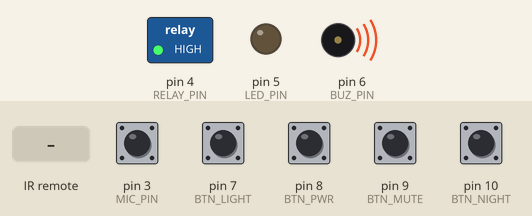
Bench run of a sketch on a simulated Arduino Uno, built with avr-gcc and run on an emulated ATmega328P. Parts: switched loads named in the sketch (green lamp = pin HIGH), output pins drawn as LEDs (lit = HIGH), buzzer (waves = sounding). The test bench sets the inputs (shaded band); at power-on: pin 3 (MIC_PIN), pin 7 (BTN_LIGHT), pin 8 (BTN_PWR), pin 9 (BTN_MUTE), pin 10 (BTN_NIGHT) HIGH. What the sketch prints to the serial monitor is not drawn.

Above: at 0.75 s.
1.3 s: pin 9 (BTN_MUTE) pulled LOW for 0.15 s
4.3 s: infrared code 0x16 received
At 5.8 s:
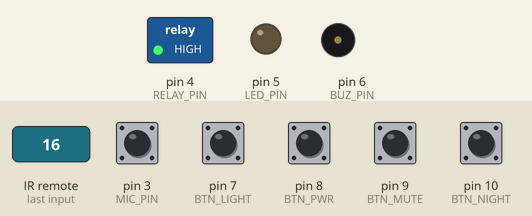
7.3 s: pin 7 (BTN_LIGHT) pulled LOW for 0.15 s
At 8.6 s:
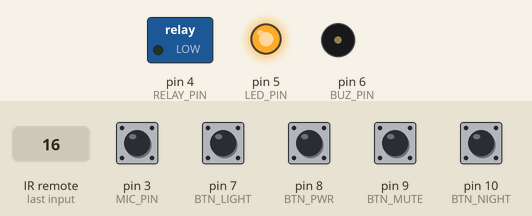
10.4 s: pin 8 (BTN_PWR) pulled LOW for 0.15 s
At 10.81 s:
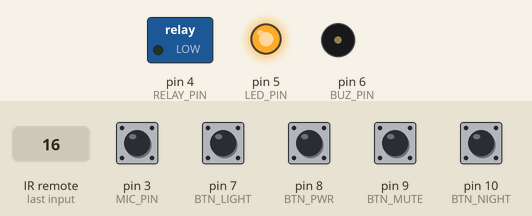
13.5 s: infrared code 0x09 received
At 14.1 s:
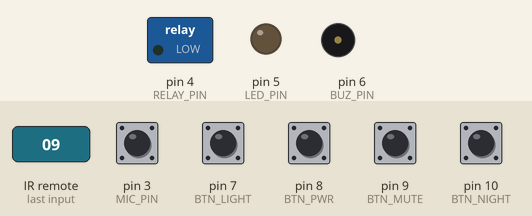
15.1 s: pin 9 (BTN_MUTE) pulled LOW for 1 s
At 16.3 s:
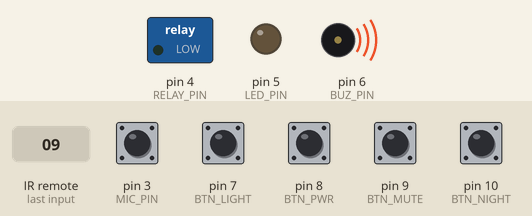
Timing chart, 0 to 20.1 s (numbered marks = the images above; inputs shaded):
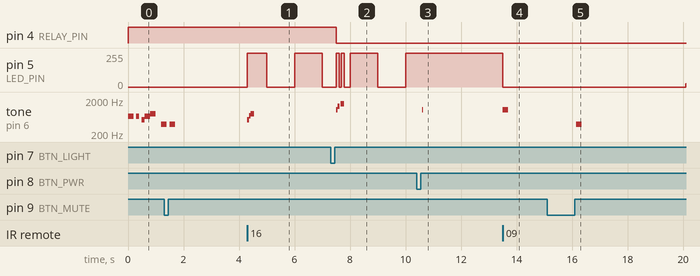

The sketch:

light_v3_reference.ino
```cpp
#include <avr/wdt.h>

// IRremote на таймере 1, иначе конфликт с tone()
#define IR_USE_AVR_TIMER1
#include <IRremote.hpp>

#define DEBUG 1
#define USE_WDT 1
#define RELAY_LOW 1
#define BAUD 115200

// пины
#define IR_PIN 2
#define MIC_PIN 3
#define RELAY_PIN 4
#define LED_PIN 5
#define BUZ_PIN 6
#define BTN_LIGHT 7
#define BTN_PWR 8
#define BTN_MUTE 9
#define BTN_NIGHT 10

// тайминги
#define IR_DB 250
#define CLAP_DB 250
#define CLAP_WIN 700
#define RELAY_PROT 500
#define BTN_DB 50
#define DBL_CLICK 350

// пульт
#define IR_MUTE 0x09
#define IR_L_ON 0x15
#define IR_L_OFF 0x07

#define IR_1M 0x16
#define IR_5M 0x19
#define IR_10M 0x0D
#define IR_15M 0x0C
#define IR_20M 0x18
#define IR_30M 0x5E
#define IR_1H 0x08
#define IR_2H 0x5A
#define IR_3H 0x42
#define IR_4H 0x52
#define IR_5H 0x1C
#define IR_8H 0x4A

// частоты
#define REST 0
#define C5 523
#define D5 587
#define E5 659
#define F5 698
#define G4 392
#define G5 784
#define A5 880
#define C6 1047
#define E6 1319
#define G6 1568

struct Note {
    uint16_t freq;
    uint16_t dur;
};

// звуки
const Note snd_mario[] PROGMEM = {
    {E5, 100}, {E5, 100}, {REST, 100}, {E5, 100},
    {REST, 100}, {C5, 100}, {E5, 200},
    {G5, 200}, {REST, 200}, {G4, 200}
};

const Note snd_l_on[] PROGMEM = { {C6, 60}, {E6, 60}, {REST, 40}, {G6, 120} };
const Note snd_l_off[] PROGMEM = { {A5, 60}, {C6, 60}, {REST, 40}, {E6, 120} };
const Note snd_m_on[] PROGMEM = { {G4, 200} };
const Note snd_m_off[] PROGMEM = { {C6, 200} };
const Note snd_timer[] PROGMEM = { {C5, 60}, {F5, 60}, {G5, 120} };
const Note snd_click[] PROGMEM = { {C6, 40} };

// эффекты
enum Fx {
    FX_NONE = 0,
    FX_FLASH,
    FX_DBL,
    FX_FADE
};

struct Btn {
    uint8_t pin;
    bool last_raw;
    bool pressed;
    uint32_t db_time;
    uint8_t clicks;
    uint32_t rel_time;
};

struct State {
    bool pwr;
    bool muted;
    bool night;
    bool light;
    bool timer_act;
    bool playing;

    uint32_t t_dur;
    uint32_t t_start;

    uint32_t last_clap;
    uint32_t first_clap;
    uint32_t r_click_time;
    bool wait_clap2;
    bool mic_last;

    uint32_t last_ir;

    const Note* mel;
    uint16_t m_len;
    uint16_t m_idx;
    uint32_t n_start;

    Fx fx;
    uint32_t fx_start;
};

State st;

// кнопки
Btn btn_pwr = {BTN_PWR, HIGH, false, 0, 0, 0};
Btn btn_light = {BTN_LIGHT, HIGH, false, 0, 0, 0};
Btn btn_mute = {BTN_MUTE, HIGH, false, 0, 0, 0};
Btn btn_night = {BTN_NIGHT, HIGH, false, 0, 0, 0};

#if DEBUG
  #define DBG(x) Serial.print(x)
  #define DBGLN(x) Serial.println(x)
#else
  #define DBG(x)
  #define DBGLN(x)
#endif

// прототипы
void set_relay(bool s);
void set_light(bool s);
void set_timer(uint16_t m);
void cancel_timer();

void check_ir();
void check_clap();
void check_btns();
void poll_btn(Btn& b);
void check_tmr();

void play_snd(const Note* m, uint16_t len);
void tick_buzz();
void start_fx(Fx f);
void tick_fx();

void sleep_sys();
void wake_sys();
void reboot();

void setup() {
    pinMode(MIC_PIN, INPUT_PULLUP);
    pinMode(RELAY_PIN, OUTPUT);
    pinMode(LED_PIN, OUTPUT);
    pinMode(BUZ_PIN, OUTPUT);

    pinMode(BTN_LIGHT, INPUT_PULLUP);
    pinMode(BTN_PWR, INPUT_PULLUP);
    pinMode(BTN_MUTE, INPUT_PULLUP);
    pinMode(BTN_NIGHT, INPUT_PULLUP);

    set_relay(false);
    digitalWrite(LED_PIN, LOW);
    noTone(BUZ_PIN);

    Serial.begin(BAUD);

    st.pwr = true;
    st.mic_last = (digitalRead(MIC_PIN) == HIGH);

    btn_pwr.last_raw = !digitalRead(BTN_PWR);
    btn_light.last_raw = !digitalRead(BTN_LIGHT);
    btn_mute.last_raw = !digitalRead(BTN_MUTE);
    btn_night.last_raw = !digitalRead(BTN_NIGHT);

    IrReceiver.begin(IR_PIN, ENABLE_LED_FEEDBACK);
    play_snd(snd_mario, sizeof(snd_mario)/sizeof(Note));

#if USE_WDT
    wdt_enable(WDTO_2S);
#endif
    DBGLN(F("init ok"));
}

void loop() {
#if USE_WDT
    wdt_reset();
#endif

    check_btns();
    if (!st.pwr) return;

    tick_buzz();
    tick_fx();
    check_ir();
    check_clap();

    if (st.timer_act) check_tmr();

    if (st.wait_clap2 && (millis() - st.first_clap > CLAP_WIN)) {
        st.wait_clap2 = false;
    }
}

void poll_btn(Btn& b) {
    bool raw = !digitalRead(b.pin);
    uint32_t ms = millis();

    if (raw != b.last_raw) b.db_time = ms;
    b.last_raw = raw;

    if (ms - b.db_time > BTN_DB) {
        if (raw != b.pressed) {
            b.pressed = raw;
            if (!b.pressed) {
                if (b.clicks == 0 || ms - b.rel_time > DBL_CLICK) b.clicks = 1;
                else b.clicks++;
                b.rel_time = ms;
            }
        }
    }
}

void check_btns() {
    poll_btn(btn_pwr);
    if (btn_pwr.clicks > 0 && !btn_pwr.pressed) {
        if (st.timer_act) {
            cancel_timer();
            play_snd(snd_click, 1);
            start_fx(FX_FLASH);
        }
        btn_pwr.clicks = 0;
    }

    if (!st.pwr) return;

    poll_btn(btn_light);
    if (btn_light.clicks > 0 && !btn_light.pressed) {
        st.light = !st.light;
        set_light(st.light);
        btn_light.clicks = 0;
    }

    poll_btn(btn_mute);
    if (btn_mute.clicks > 0 && !btn_mute.pressed) {
        st.muted = !st.muted;
        play_snd(st.muted ? snd_m_on : snd_m_off, 1);
        btn_mute.clicks = 0;
    }

    poll_btn(btn_night);
    if (btn_night.clicks > 0 && !btn_night.pressed) {
        st.night = !st.night;
        if (st.night) {
            noTone(BUZ_PIN);
            analogWrite(LED_PIN, 0);
            st.playing = false;
        } else {
            play_snd(snd_m_off, 1);
        }
        btn_night.clicks = 0;
    }
}

void reboot() {
    noTone(BUZ_PIN);
    analogWrite(LED_PIN, 0);
    set_relay(false);
    Serial.flush();
    wdt_enable(WDTO_15MS);
    while (1);
}

void sleep_sys() {
    cancel_timer();
    set_relay(false);
    st.light = false;
    st.pwr = false;
    st.playing = false;
    noTone(BUZ_PIN);
    analogWrite(LED_PIN, 0);
#if USE_WDT
    wdt_disable();
#endif
}

void wake_sys() {
    st.pwr = true;
#if USE_WDT
    wdt_enable(WDTO_2S);
#endif
    play_snd(snd_l_on, sizeof(snd_l_on)/sizeof(Note));
    start_fx(FX_DBL);
}

void check_ir() {
    if (!IrReceiver.decode()) return;

    bool rep = IrReceiver.decodedIRData.flags & IRDATA_FLAGS_IS_REPEAT;

    if (!rep && (millis() - st.last_ir > IR_DB)) {
        uint16_t cmd = IrReceiver.decodedIRData.command;
        bool is_t = false;

        if (cmd == IR_MUTE) {
            st.muted = !st.muted;
            play_snd(st.muted ? snd_m_on : snd_m_off, 1);
        }
        else if (cmd == IR_L_ON) { cancel_timer(); st.light = true; set_light(true); }
        else if (cmd == IR_L_OFF) { cancel_timer(); st.light = false; set_light(false); }
        else if (cmd == IR_1M)  { set_timer(1); is_t=true; }
        else if (cmd == IR_5M)  { set_timer(5); is_t=true; }
        else if (cmd == IR_10M) { set_timer(10); is_t=true; }
        else if (cmd == IR_15M) { set_timer(15); is_t=true; }
        else if (cmd == IR_20M) { set_timer(20); is_t=true; }
        else if (cmd == IR_30M) { set_timer(30); is_t=true; }
        else if (cmd == IR_1H)  { set_timer(60); is_t=true; }
        else if (cmd == IR_2H)  { set_timer(120); is_t=true; }
        else if (cmd == IR_3H)  { set_timer(180); is_t=true; }
        else if (cmd == IR_4H)  { set_timer(240); is_t=true; }
        else if (cmd == IR_5H)  { set_timer(300); is_t=true; }
        else if (cmd == IR_8H)  { set_timer(480); is_t=true; }

        if (is_t) play_snd(snd_timer, sizeof(snd_timer)/sizeof(Note));
        st.last_ir = millis();
    }
    IrReceiver.resume();
}

void check_clap() {
    bool mic = (digitalRead(MIC_PIN) == HIGH);

    // игнор
    if (st.muted || (millis() - st.r_click_time < RELAY_PROT)) {
        st.mic_last = mic;
        return;
    }

    if (st.mic_last && !mic) {
        uint32_t ms = millis();
        if (ms - st.last_clap >= CLAP_DB) {
            st.last_clap = ms;

            if (!st.wait_clap2) {
                st.first_clap = ms;
                st.wait_clap2 = true;
                start_fx(FX_FLASH);
            }
            else {
                if (ms - st.first_clap <= CLAP_WIN) {
                    cancel_timer();
                    st.light = !st.light;
                    set_light(st.light);
                    st.wait_clap2 = false;
                } else {
                    // сброс
                    st.first_clap = ms;
                    start_fx(FX_FLASH);
                }
            }
        }
    }
    st.mic_last = mic;
}

void check_tmr() {
    if (millis() - st.t_start >= st.t_dur) {
        cancel_timer();
        st.light = !st.light;
        set_light(st.light);
    }
}

void set_light(bool s) {
    set_relay(s);
    st.r_click_time = millis();

    if (s) {
        play_snd(snd_l_on, sizeof(snd_l_on)/sizeof(Note));
        start_fx(FX_DBL);
    } else {
        play_snd(snd_l_off, sizeof(snd_l_off)/sizeof(Note));
        start_fx(FX_FADE);
    }
}

void set_relay(bool s) {
#if RELAY_LOW
    digitalWrite(RELAY_PIN, s ? LOW : HIGH);
#else
    digitalWrite(RELAY_PIN, s ? HIGH : LOW);
#endif
}

void set_timer(uint16_t m) {
    st.t_dur = (uint32_t)m * 60000UL;
    st.t_start = millis();
    st.timer_act = true;
    st.fx = FX_NONE;
}

void cancel_timer() {
    if (st.timer_act) {
        st.timer_act = false;
        st.fx = FX_NONE;
    }
}

void play_snd(const Note* m, uint16_t len) {
    if (len == 0 || !m || !st.pwr || st.night) return;

    st.mel = m;
    st.m_len = len;
    st.m_idx = 0;
    st.n_start = millis();
    st.playing = true;

    uint16_t f = pgm_read_word(&m[0].freq);
    if (f > 0) tone(BUZ_PIN, f);
    else noTone(BUZ_PIN);
}

void tick_buzz() {
    if (!st.playing || st.night) return;

    uint32_t ms = millis();
    uint16_t dur = pgm_read_word(&st.mel[st.m_idx].dur);

    if (ms - st.n_start >= dur) {
        st.m_idx++;
        if (st.m_idx >= st.m_len) {
            st.playing = false;
            noTone(BUZ_PIN);
            return;
        }
        st.n_start = ms;

        uint16_t f = pgm_read_word(&st.mel[st.m_idx].freq);
        if (f > 0) tone(BUZ_PIN, f);
        else noTone(BUZ_PIN);
    }
}

void start_fx(Fx f) {
    if (st.night) return;
    st.fx = f;
    st.fx_start = millis();
}

void tick_fx() {
    if (st.night) {
        analogWrite(LED_PIN, 0);
        return;
    }

    uint32_t ms = millis();
    uint32_t dt = ms - st.fx_start;

    switch (st.fx) {
        case FX_FLASH:
            if (dt < 150) analogWrite(LED_PIN, 255);
            else { analogWrite(LED_PIN, 0); st.fx = FX_NONE; }
            break;

        case FX_DBL:
            if (dt < 100) analogWrite(LED_PIN, 255);
            else if (dt < 180) analogWrite(LED_PIN, 0);
            else if (dt < 280) analogWrite(LED_PIN, 255);
            else { analogWrite(LED_PIN, 0); st.fx = FX_NONE; }
            break;

        case FX_FADE:
            if (dt < 800) {
                int pwm = 255 - (dt * 255 / 800);
                analogWrite(LED_PIN, pwm);
            } else {
                analogWrite(LED_PIN, 0);
                st.fx = FX_NONE;
            }
            break;

        default:
            if (st.timer_act) {
                analogWrite(LED_PIN, ((ms / 1000) % 2) ? 0 : 255);
            }
            else if (st.muted) {
                uint16_t ph = ms % 2000;
                int pwm = (ph < 1000) ? (ph * 255 / 1000) : (255 - ((ph - 1000) * 255 / 1000));
                analogWrite(LED_PIN, pwm);
            }
            else {
                analogWrite(LED_PIN, 0);
            }
            break;
    }
}
```

Measured:
- after the input at 4.3 s, pin 5 (LED_PIN): 0/255 → 255/255 at once, → 0/255 0.70 s later, → 255/255 1.0 s later, → 0/255 1.0 s later; tone on pin 6 (BUZ_PIN): silent → 523 Hz at once, → 698 Hz 0.06 s later, → 784 Hz 0.06 s later, → silent 0.12 s later
- after the input at 7.3 s, pin 4 (RELAY_PIN): HIGH → LOW after 0.20 s; tone on pin 6 (BUZ_PIN): plays 1047 Hz for 0.06 s, 1319 Hz for 0.06 s, 1568 Hz for 0.12 s, starting after 0.20 s
- after the input at 10.4 s, pin 5 (LED_PIN): stays 255/255 (without the input it goes to 0/255 after 0.60 s); tone on pin 6 (BUZ_PIN): silent → 1047 Hz after 0.20 s, → silent 0.04 s later
- after the input at 13.5 s, pin 5 (LED_PIN): 255/255 → 0/255 at once; tone on pin 6 (BUZ_PIN): silent → 1047 Hz at once, → silent 0.20 s later
- after the input at 15.1 s, pin 5 (LED_PIN): 0/255 → 25/255 after 5.0 s; tone on pin 6 (BUZ_PIN): silent → 392 Hz after 1.1 s, → silent 0.20 s later
